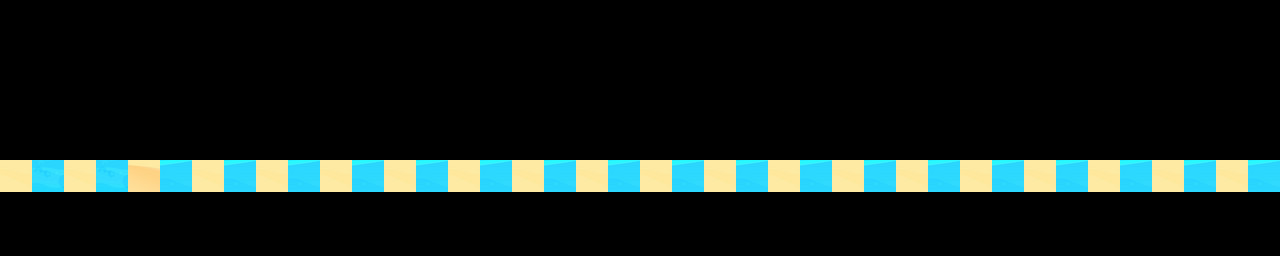

Below is a game level as drawn by its tile map, then a one-line description and the .tmx that defines it (tile-layer data replaced by summaries):
An orthogonal 40x8 tile map with 32x32 px tiles, 1 tile layer (Tile Layer 1).

<map version="1.8" tiledversion="1.8.4" orientation="orthogonal" renderorder="right-down" width="40" height="8" tilewidth="32" tileheight="32" infinite="0" nextlayerid="2" nextobjectid="1">
 <tileset firstgid="1" source="tile.tsx" />
 <layer id="1" name="Tile Layer 1" width="40" height="8">
  <data>[320 cells, 40 non-empty, 4 distinct tile ids]</data>
 </layer>
</map>
